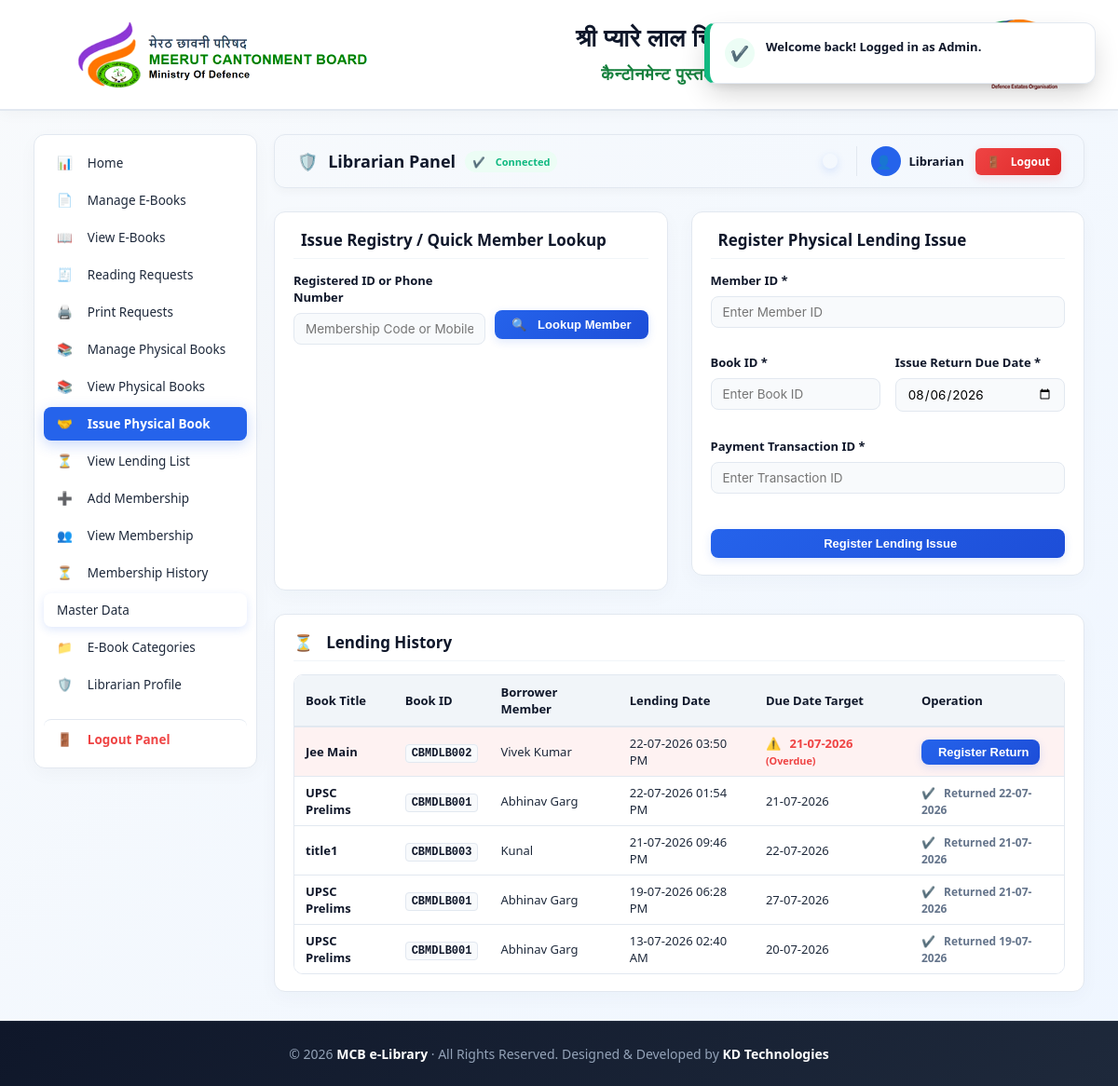
The app's page /?action=admin&tab=lending (signed in) with its own data.
### tables this page shows
CREATE TABLE `lendings` (
  `id` int(11) NOT NULL,
  `member_id` int(11) NOT NULL,
  `physical_book_id` int(11) NOT NULL,
  `lent_at` datetime NOT NULL,
  `due_date` date NOT NULL,
  `transaction_id` varchar(150) DEFAULT NULL,
  `returned_at` datetime DEFAULT NULL,
  `fine_amount` decimal(10,2) DEFAULT 0.00,
  `fine_status` enum('None','Outstanding','Paid','Waived') DEFAULT 'None',
  `fine_payment_id` varchar(150) DEFAULT NULL
);

CREATE TABLE `physical_books` (
  `id` int(11) NOT NULL,
  `title` varchar(255) NOT NULL,
  `book_code` varchar(100) NOT NULL,
  `shelf_number` varchar(100) DEFAULT NULL,
  `price` decimal(10,2) NOT NULL,
  `author` varchar(150) DEFAULT NULL,
  `publisher` varchar(150) DEFAULT NULL,
  `created_at` timestamp NULL DEFAULT current_timestamp()
);

CREATE TABLE `members` (
  `id` int(11) NOT NULL,
  `membership_id` varchar(30) NOT NULL,
  `name` varchar(150) NOT NULL,
  `gender` enum('Male','Female','Other') DEFAULT 'Male',
  `guardian_name` varchar(150) NOT NULL,
  `mobile` varchar(20) NOT NULL,
  `password` varchar(255) NOT NULL,
  `email` varchar(150) DEFAULT NULL,
  `address` text NOT NULL,
  `aadhar_no` varchar(30) NOT NULL,
  `duration` enum('Yearly','Half Yearly','Quarterly','Monthly','Daily') NOT NULL,
  `shift` enum('Both','Morning','Evening') DEFAULT 'Both',
  `start_date` date NOT NULL,
  `end_date` date NOT NULL,
  `membership_fee` varchar(50) NOT NULL,
  `payment_id` varchar(150) NOT NULL,
  `created_at` timestamp NULL DEFAULT current_timestamp(),
  `is_active` tinyint(1) DEFAULT 1,
  `membership_plan_id` int(11) DEFAULT NULL,
  `approved` tinyint(1) DEFAULT 1
);

### config.php (called while the page is built, shortened)
<?php
function e($v){ return htmlspecialchars((string)$v, ENT_QUOTES, 'UTF-8'); }
?>

### app/views/admin/lending.php (the view, shortened to what this page needs)
<?php
$lookup = trim($_GET['lookup'] ?? '');
$looked = null;
?>
<div class="grid" style="grid-template-columns: 1fr 1fr; gap: 25px; margin-bottom: 25px;">
    <div class="card" style="margin-bottom:0;">
        <h3><i class="fa-solid fa-passport"></i> Issue Registry / Quick Member Lookup</h3>
        <form method="get" class="grid" style="grid-template-columns: 1fr;">
            <div style="display:flex; gap:10px; width:100%; align-items:flex-end;">
                <div style="flex:1;">
                    <label for="lk_input">Registered ID or Phone Number</label>
                    <input id="lk_input" name="lookup" value="<?= e($lookup) ?>" placeholder="Membership Code or Mobile No..." style="margin-bottom:0;">
                </div>
                <button style="margin:6px 0;"><i class="fa-solid fa-magnifying-glass"></i> Lookup Member</button>
            </div>
        </form>
    </div>
    <div class="card">
        <h3><i class="fa-solid fa-book-medical"></i> Register Physical Lending Issue</h3>
        <form method="post" action="?action=lend" class="grid" style="grid-template-columns: 1fr 1fr;">
            <div style="grid-column: span 2;">
                <label for="ld_member">Member ID *</label>
                <input id="ld_member" name="member" value="<?= $looked ? e($looked['membership_id']) : '' ?>" placeholder="Enter Member ID" required>
            </div>
            <div>
                <label for="ld_book">Book ID *</label>
                <input id="ld_book" name="book_code" placeholder="Enter Book ID" required>
            </div>
            <div>
                <label for="ld_due">Issue Return Due Date *</label>
                <input id="ld_due" type="date" name="due_date" value="<?= date('Y-m-d', strtotime('+14 days')) ?>" required>
            </div>
            <div style="grid-column: span 2;">
                <label for="ld_tx">Payment Transaction ID *</label>
                <input id="ld_tx" name="transaction_id" placeholder="Enter Transaction ID" required>
            </div>
            <div style="grid-column: span 2; display:flex; align-items:flex-end; margin-top: 10px;">
                <button style="width:100%;"><i class="fa-solid fa-square-check"></i>Register Lending Issue</button>
            </div>
        </form>
    </div>
</div>
<div class="card">
    <h3><i class="fa-solid fa-clock-rotate-left"></i>Lending History</h3>
    <div class="table-responsive">
        <table>
            <thead>
                <tr>
                    <th>Book Title</th>
                    <th>Book ID</th>
                    <th>Borrower Member</th>
                    <th>Lending Date</th>
                    <th>Due Date Target</th>
                    <th>Operation</th>
                </tr>
            </thead>
            <tbody>
                <?php
                $filterClause = $looked ? ' WHERE l.member_id = ' . (int)$looked['id'] : '';
                $x = $db->query('SELECT l.*, p.title, p.book_code, m.name FROM lendings l JOIN physical_books p ON p.id = l.physical_book_id JOIN members m ON m.id = l.member_id' . $filterClause . ' ORDER BY l.lent_at DESC');
                while($r = $x->fetch_assoc()) {
                    $returnCol = $r['returned_at']
                        ? '<span style="font-size:12px; color:var(--text-muted); font-weight:600;"><i class="fa-solid fa-circle-check"></i> Returned ' . date('d-m-Y', strtotime($r['returned_at'])) . '</span>'
                        : '<form method="post" action="?action=return_book" style="display:inline; margin:0;"><input type="hidden" name="id" value="' . $r['id'] . '"><input type="hidden" name="tab" value="lending">' . csrf_input() . '<button class="btn" type="submit" style="padding:6px 12px;"><i class="fa-solid fa-right-left"></i> Register Return</button></form>';
                    $due_time = strtotime($r['due_date']);
                    $today_time = strtotime(date('Y-m-d'));
                    $days_diff = (int)floor(($due_time - $today_time) / 86400);
                    $due_col_html = date('d-m-Y', $due_time);
                    $row_style = '';
                    if (!$r['returned_at']) {
                        if ($days_diff < 0) {
                            $row_style = ' style="background-color: #fef2f2;"';
                            $due_col_html = '<span style="color:var(--accent-red, #ef4444); font-weight:700;"><i class="fa-solid fa-circle-exclamation"></i> ' . date('d-m-Y', $due_time) . ' <small>(Overdue)</small></span>';
                        }
                    }
                    echo '
                    <tr' . $row_style . '>
                        <td style="font-weight:600; color:var(--navy-dark);">' . e($r['title']) . '</td>
                        <td><code style="background:var(--bg-slate); padding:2px 6px; border-radius:4px; font-weight:700; font-size:12px; color:var(--navy-dark); border:1px solid var(--border-color);">' . e($r['book_code']) . '</code></td>
                        <td>' . e($r['name']) . '</td>
                        <td>' . date('d-m-Y h:i A', strtotime($r['lent_at'])) . '</td>
                        <td>' . $due_col_html . '</td>
                        <td>' . $returnCol . '</td>
                    </tr>';
                }
                ?>
            </tbody>
        </table>
    </div>
</div>

### app/views/layout/header.php (style rules this page uses)
:root { --primary: #2563eb; --primary-hover: #1d4ed8; --bg-slate: #f8fafc; --bg-card: #ffffff; --navy-dark: #0f172a; --navy-light: #1e293b; --text-dark: #1e293b; --text-muted: #64748b; --border-color: #e2e8f0; --accent-green: #10b981; --accent-red: #ef4444; --accent-orange: #f59e0b; }
* { box-sizing: border-box; transition: all 0.2s ease-in-out; }
body { margin: 0; font-family: system-ui, -apple-system, "Segoe UI", Roboto, Helvetica, Arial, sans-serif; background: linear-gradient(135deg, #f8fafc, #eff6ff); color: var(--text-dark); min-height: 100vh; display: flex; flex-direction: column; }
h1, h2, h3, h4, strong { font-family: system-ui, -apple-system, "Segoe UI", Roboto, Helvetica, Arial, sans-serif; color: var(--navy-dark); }
.card { background: var(--bg-card); padding: 18px 20px; border-radius: 12px; border: 1px solid var(--border-color); box-shadow: 0 6px 20px rgba(22, 52, 91, 0.03); margin-bottom: 16px; position: relative; overflow: hidden; }
.card::before { content: ''; position: absolute; top: 0; left: 0; width: 100%; height: 4px; background: linear-gradient(90deg, var(--primary), #60a5fa); opacity: 0; }
.card h3 { margin-top: 0; font-size: 17px; font-weight: 600; border-bottom: 1px solid #f1f5f9; padding-bottom: 8px; margin-bottom: 14px; display: flex; align-items: center; gap: 8px; }
.grid { display: grid; grid-template-columns: repeat(auto-fit, minmax(300px, 1fr)); gap: 16px; }
label { display: block; margin-bottom: 4px; font-weight: 600; font-size: 13px; color: var(--navy-dark); }
input, select, textarea { width: 100%; padding: 8px 12px; margin: 4px 0 12px 0; border: 1px solid var(--border-color); border-radius: 8px; background-color: #f8fafc; font-family: 'Inter', sans-serif; font-size: 13.5px; }
button, .btn { background: linear-gradient(135deg, var(--primary), var(--primary-hover)); color: white; border: 0; padding: 8px 18px; border-radius: 8px; font-weight: 600; cursor: pointer; text-decoration: none; display: inline-flex; align-items: center; justify-content: center; gap: 6px; font-size: 13px; box-shadow: 0 3px 10px rgba(37, 99, 235, 0.15); }
.table-responsive { overflow-x: auto; border-radius: 10px; border: 1px solid var(--border-color); margin-top: 10px; }
table { width: 100%; border-collapse: collapse; font-size: 13px; background: #ffffff; }
th { background: #f1f5f9; color: var(--navy-dark); font-weight: 600; padding: 9px 12px; text-align: left; border-bottom: 2px solid var(--border-color); }
td { padding: 8px 12px; border-bottom: 1px solid var(--border-color); color: var(--text-dark); }
tr:last-child td { border-bottom: none; }

### records on screen
lendings: physical_book.title "Jee Main", physical_book.book_code "CBMDLB002", member.name "Vivek Kumar", lent_at "22-07-2026 03:50 PM", due_date "21-07-2026"
lendings: physical_book.title "UPSC Prelims", physical_book.book_code "CBMDLB001", member.name "Abhinav Garg", lent_at "22-07-2026 01:54 PM", due_date "21-07-2026", returned_at "22-07-2026"
lendings: physical_book.title "title1", physical_book.book_code "CBMDLB003", member.name "Kunal", lent_at "21-07-2026 09:46 PM", due_date "22-07-2026", returned_at "21-07-2026"
lendings: physical_book.title "UPSC Prelims", physical_book.book_code "CBMDLB001", member.name "Abhinav Garg", lent_at "19-07-2026 06:28 PM", due_date "27-07-2026", returned_at "21-07-2026"
lendings: physical_book.title "UPSC Prelims", physical_book.book_code "CBMDLB001", member.name "Abhinav Garg", lent_at "13-07-2026 02:40 AM", due_date "20-07-2026", returned_at "19-07-2026"

### other values on screen
$_SESSION['admin_user'] "Librarian"
